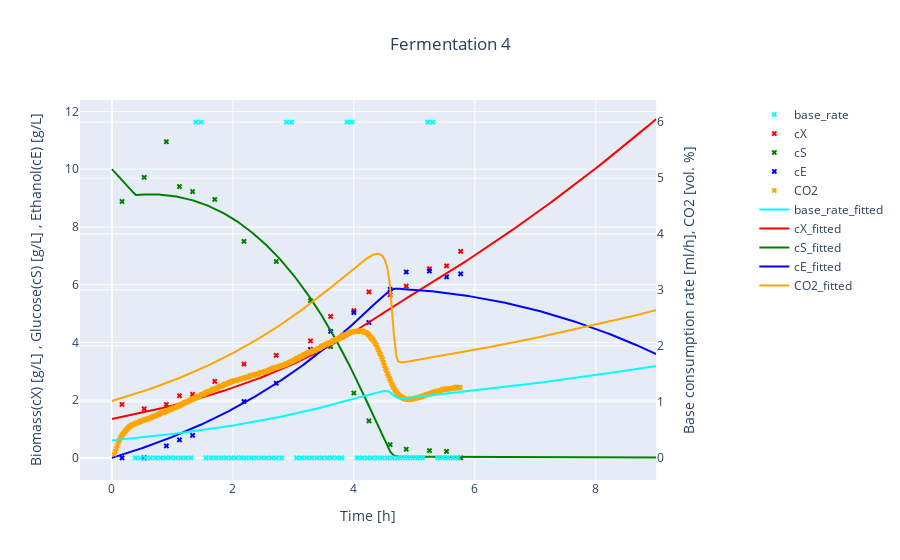
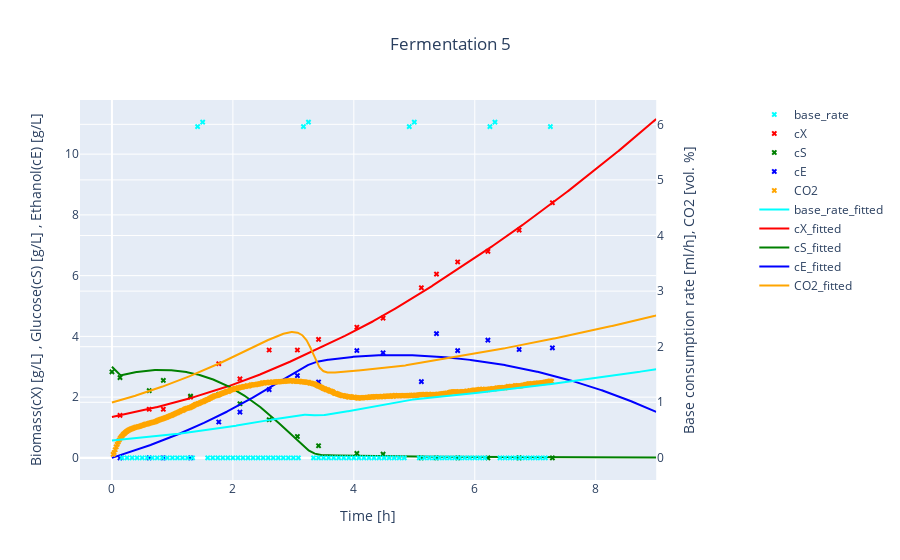
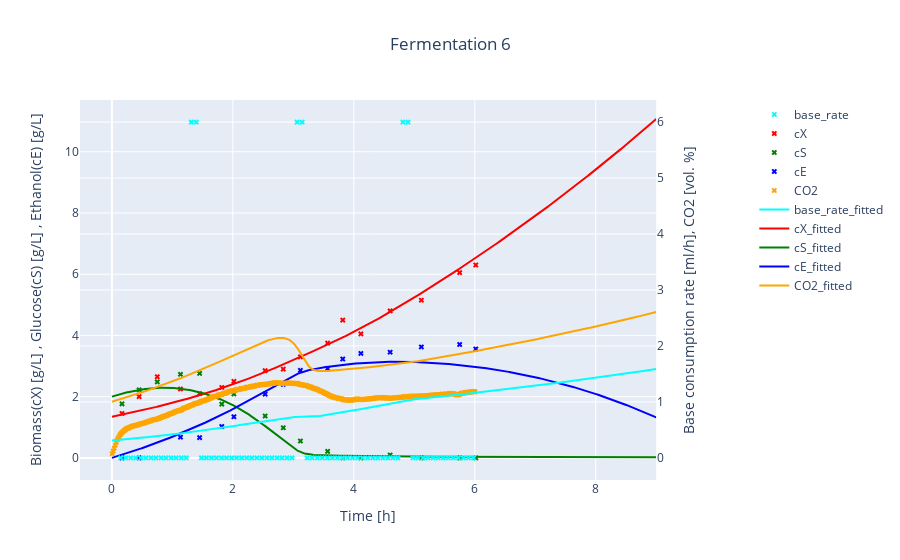
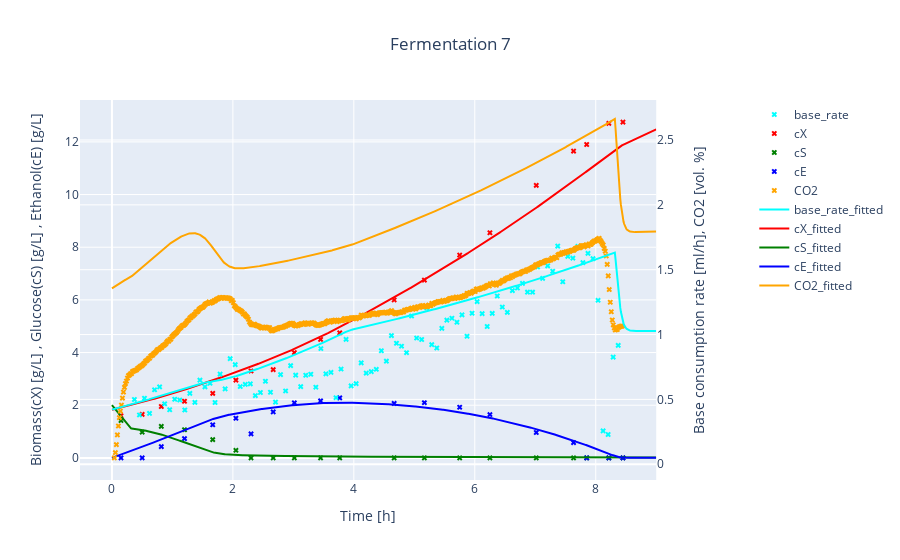

Notebook code for these charts, in order:
### Code cell
#show results for all variables
line_markers = "lines+markers"
line = "lines"
markers = "markers"
dict_longnames = {"ferm4" : "Fermentation 4", "ferm5" : "Fermentation 5", "ferm6" : "Fermentation 6", "ferm7" : "Fermentation 7", "ferm8" : "Fermentation 8"}

color_dict = {"base_rate" : "cyan", "cX" : "red", "cS" : "green", "cE" : "blue", "CO2" : "orange"}


for ferm, df_list in datasets_dict_original.items():
    fig = make_subplots( specs=[[{"secondary_y": True}]])

    for df_dat in df_list:
        
        for column in df_dat:
            secondary_y_flag = column  in ["base_rate", "CO2"]

            fig.add_trace(go.Scatter(x= df_dat.index, y= df_dat[column], name= column, mode = markers, marker = dict(color = color_dict[column], size = 5, symbol = "x")), secondary_y=secondary_y_flag)


    #fit data add
    fig.add_trace( 
        go.Scatter(x= t_sim, y= fit_dict[ferm]["base_rate"], name= "base_rate_fitted", mode = line, marker = dict(color = "cyan")), 
        secondary_y=True,) #"steelblue"
    
    fig.add_trace( 
        go.Scatter(x= t_sim, y= fit_dict[ferm]["cX"], name= "cX_fitted", mode = line, marker = dict(color = "red")), 
        secondary_y=False,) #"crimson"
    
    fig.add_trace( 
        go.Scatter(x= t_sim, y= fit_dict[ferm]["cS"], name= "cS_fitted", mode = line, marker = dict(color = "green")), 
        secondary_y=False,) #"darkgreen"
    

    fig.add_trace( 
        go.Scatter(x= t_sim, y= fit_dict[ferm]["cE"], name= "cE_fitted", mode = line, marker = dict(color = "blue")), 
        secondary_y=False,) #"aquamarine"
    

    fig.add_trace( 
        go.Scatter(x= t_sim, y= fit_dict[ferm]["CO2"], name= "CO2_fitted", mode = line, marker = dict(color = "orange")), 
        secondary_y=True,) #"darkorange"

    fig.update_yaxes(title_text="Biomass(cX) [g/L] , Glucose(cS) [g/L] , Ethanol(cE) [g/L]", secondary_y=False , title_standoff = 20 )
    fig.update_yaxes(title_text="Base consumption rate [ml/h], CO2 [vol. %]", secondary_y=True, title_standoff = 20)
    fig.update_xaxes(title_text= "Time [h]")
    fig.update_layout(title_text = dict_longnames[ferm], title_x=0.5)     
    
    fig.update_layout(legend=dict(x = 1.1))
            
    fig.show()

### Figure 1 — Plotly figure (JSON) as saved in the notebook; plotly's stock layout.template omitted (floating-point values rounded to 4 significant figures; data arrays with more than 128 entries replaced by an {"elided": "..."} marker saying what was removed)
{"data": [{"marker": {"color": "cyan", "size": 5, "symbol": "x"}, "mode": "markers", "name": "base_rate", "type": "scatter", "x": [0.3039, 0.3872, 0.4706, 0.5539, 0.6372, 0.7206, 0.8039, 0.8872, 0.9706, 1.054, 1.137, 1.221, 1.304, 1.387, 1.471, 1.554, 1.637, 1.721, 1.804, 1.887, 1.971, 2.054, 2.137, 2.221, 2.304, 2.387, 2.471, 2.554, 2.637, 2.721, 2.804, 2.887, 2.971, 3.054, 3.137, 3.221, 3.304, 3.387, 3.471, 3.554, 3.637, 3.721, 3.804, 3.887, 3.971, 4.054, 4.137, 4.221, 4.304, 4.387, 4.471, 4.554, 4.637, 4.721, 4.804, 4.887, 4.971, 5.054, 5.137, 5.221, 5.304, 5.387, 5.471, 5.554, 5.637, 5.721], "xaxis": "x", "y": [null, 0, 0, 0, 0, 0, 0, 0, 0, 0, 0, 0, 0, 6.0, 6.0, 0, 0, 0, 0, 0, 0, 0, 0, 0, 0, 0, 0, 0, 0, 0, 0, 6.0, 6.0, 0, 0, 0, 0, 0, 0, 0, 0, 0, 0, 6.0, 6.0, 0, 0, 0, 0, 0, 0, 0, 0, 0, 0, 0, 0, 0, 0, 6.0, 6.0, 0, 0, 0, 0, 0], "yaxis": "y2"}, {"marker": {"color": "red", "size": 5, "symbol": "x"}, "mode": "markers", "name": "cX", "type": "scatter", "x": [0, 0.1667, 0.5333, 0.9, 1.117, 1.333, 1.7, 2.183, 2.717, 3.283, 3.617, 4, 4.25, 4.6, 4.867, 5.25, 5.533, 5.767], "xaxis": "x", "y": [null, 1.85, 1.7, 1.85, 2.15, 2.2, 2.65, 3.25, 3.55, 4.05, 4.9, 5.1, 5.75, 5.65, 5.95, 6.55, 6.65, 7.15], "yaxis": "y"}, {"marker": {"color": "green", "size": 5, "symbol": "x"}, "mode": "markers", "name": "cS", "type": "scatter", "x": [0, 0.1667, 0.5333, 0.9, 1.117, 1.333, 1.7, 2.183, 2.717, 3.283, 3.617, 4, 4.25, 4.6, 4.867, 5.25, 5.533, 5.767], "xaxis": "x", "y": [null, 8.879, 9.714, 10.95, 9.394, 9.222, 8.95, 7.498, 6.802, 5.449, 3.853, 2.245, 1.281, 0.4575, 0.2988, 0.2528, 0.223, 0], "yaxis": "y"}, {"marker": {"color": "blue", "size": 5, "symbol": "x"}, "mode": "markers", "name": "cE", "type": "scatter", "x": [0, 0.1667, 0.5333, 0.9, 1.117, 1.333, 1.7, 2.183, 2.717, 3.283, 3.617, 4, 4.25, 4.6, 4.867, 5.25, 5.533, 5.767], "xaxis": "x", "y": [null, 0, 0, 0.4172, 0.6247, 0.7807, null, 1.953, 2.585, 3.759, 4.379, 5.034, 4.689, 5.837, 6.437, 6.472, 6.267, 6.374], "yaxis": "y"}, {"marker": {"color": "orange", "size": 5, "symbol": "x"}, "mode": "markers", "name": "CO2", "type": "scatter", "x": {"elided": "344 float values"}, "xaxis": "x", "y": {"elided": "344 float values"}, "yaxis": "y2"}, {"marker": {"color": "cyan"}, "mode": "lines", "name": "base_rate_fitted", "type": "scatter", "x": {"elided": "1001 float values"}, "xaxis": "x", "y": {"elided": "1001 float values"}, "yaxis": "y2"}, {"marker": {"color": "red"}, "mode": "lines", "name": "cX_fitted", "type": "scatter", "x": {"elided": "1001 float values"}, "xaxis": "x", "y": {"elided": "1001 float values"}, "yaxis": "y"}, {"marker": {"color": "green"}, "mode": "lines", "name": "cS_fitted", "type": "scatter", "x": {"elided": "1001 float values"}, "xaxis": "x", "y": {"elided": "1001 float values"}, "yaxis": "y"}, {"marker": {"color": "blue"}, "mode": "lines", "name": "cE_fitted", "type": "scatter", "x": {"elided": "1001 float values"}, "xaxis": "x", "y": {"elided": "1001 float values"}, "yaxis": "y"}, {"marker": {"color": "orange"}, "mode": "lines", "name": "CO2_fitted", "type": "scatter", "x": {"elided": "1001 float values"}, "xaxis": "x", "y": {"elided": "1001 float values"}, "yaxis": "y2"}], "layout": {"legend": {"x": 1.1}, "title": {"text": "Fermentation 4", "x": 0.5}, "xaxis": {"anchor": "y", "domain": [0, 0.94], "title": {"text": "Time [h]"}}, "yaxis": {"anchor": "x", "domain": [0, 1], "title": {"standoff": 20, "text": "Biomass(cX) [g/L] , Glucose(cS) [g/L] , Ethanol(cE) [g/L]"}}, "yaxis2": {"anchor": "x", "overlaying": "y", "side": "right", "title": {"standoff": 20, "text": "Base consumption rate [ml/h], CO2 [vol. %]"}}}}

### Figure 2 — Plotly figure (JSON) as saved in the notebook; plotly's stock layout.template omitted (floating-point values rounded to 4 significant figures; data arrays with more than 128 entries replaced by an {"elided": "..."} marker saying what was removed)
{"data": [{"marker": {"color": "cyan", "size": 5, "symbol": "x"}, "mode": "markers", "name": "base_rate", "type": "scatter", "x": [0, 0.08333, 0.1667, 0.25, 0.3333, 0.4167, 0.5, 0.5833, 0.6667, 0.75, 0.8333, 0.9167, 1, 1.083, 1.167, 1.25, 1.333, 1.417, 1.5, 1.583, 1.667, 1.75, 1.833, 1.917, 2, 2.083, 2.167, 2.25, 2.333, 2.417, 2.5, 2.583, 2.667, 2.75, 2.833, 2.917, 3, 3.083, 3.167, 3.25, 3.333, 3.417, 3.5, 3.583, 3.667, 3.75, 3.833, 3.917, 4, 4.083, 4.167, 4.25, 4.333, 4.417, 4.5, 4.583, 4.667, 4.75, 4.833, 4.917, 5, 5.083, 5.167, 5.25, 5.333, 5.417, 5.5, 5.583, 5.667, 5.75, 5.833, 5.917, 6, 6.083, 6.167, 6.25, 6.333, 6.417, 6.5, 6.583, 6.667, 6.75, 6.833, 6.917, 7, 7.083, 7.167, 7.25], "xaxis": "x", "y": [null, null, 0, 0, 0, 0, 0, 0, 0, 0, 0, 0, 0, 0, 0, 0, 0, 5.96, 6.04, 6.652e-05, 0, 0, 0, 0, 0, 0, 0, 0, 0, 0, 0, 0, 0, 0, 0, 0, 0, 0, 5.96, 6.04, 6.723e-05, 0, 0, 0, 0, 0, 0, 0, 0, 0, 0, 0, 0, 0, 0, 0, 0, 0, 0, 5.96, 6.04, 6.58e-05, 0, 0, 0, 0, 0, 0, 0, 0, 0, 0, 0, 0, 0, 5.96, 6.04, 6.58e-05, 0, 0, 0, 0, 0, 0, 0, 0, 0, 5.96], "yaxis": "y2"}, {"marker": {"color": "red", "size": 5, "symbol": "x"}, "mode": "markers", "name": "cX", "type": "scatter", "x": [0, 0.1333, 0.6167, 0.85, 1.3, 1.767, 2.117, 2.6, 3.067, 3.417, 4.05, 4.483, 5.117, 5.367, 5.717, 6.217, 6.733, 7.283], "xaxis": "x", "y": [null, 1.4, 1.6, 1.6, 2, 3.1, 2.6, 3.55, 3.55, 3.9, 4.3, 4.6, 5.6, 6.05, 6.45, 6.8, 7.5, 8.4], "yaxis": "y"}, {"marker": {"color": "green", "size": 5, "symbol": "x"}, "mode": "markers", "name": "cS", "type": "scatter", "x": [0, 0.1333, 0.6167, 0.85, 1.3, 1.767, 2.117, 2.6, 3.067, 3.417, 4.05, 4.483, 5.117, 5.367, 5.717, 6.217, 6.733, 7.283], "xaxis": "x", "y": [2.832, 2.643, 2.213, 2.55, 2.034, 2.091, 1.781, 1.256, 0.7038, 0.3995, 0.1465, 0.1218, 0, 0, 0, 0, 0, 0], "yaxis": "y"}, {"marker": {"color": "blue", "size": 5, "symbol": "x"}, "mode": "markers", "name": "cE", "type": "scatter", "x": [0, 0.1333, 0.6167, 0.85, 1.3, 1.767, 2.117, 2.6, 3.067, 3.417, 4.05, 4.483, 5.117, 5.367, 5.717, 6.217, 6.733, 7.283], "xaxis": "x", "y": [null, 0, 0, 0, 0, 1.182, 1.506, 2.246, 2.71, 2.498, 3.533, 3.457, 2.51, 4.089, 3.531, 3.874, 3.568, 3.623], "yaxis": "y"}, {"marker": {"color": "orange", "size": 5, "symbol": "x"}, "mode": "markers", "name": "CO2", "type": "scatter", "x": {"elided": "436 float values"}, "xaxis": "x", "y": {"elided": "436 float values"}, "yaxis": "y2"}, {"marker": {"color": "cyan"}, "mode": "lines", "name": "base_rate_fitted", "type": "scatter", "x": {"elided": "1001 float values"}, "xaxis": "x", "y": {"elided": "1001 float values"}, "yaxis": "y2"}, {"marker": {"color": "red"}, "mode": "lines", "name": "cX_fitted", "type": "scatter", "x": {"elided": "1001 float values"}, "xaxis": "x", "y": {"elided": "1001 float values"}, "yaxis": "y"}, {"marker": {"color": "green"}, "mode": "lines", "name": "cS_fitted", "type": "scatter", "x": {"elided": "1001 float values"}, "xaxis": "x", "y": {"elided": "1001 float values"}, "yaxis": "y"}, {"marker": {"color": "blue"}, "mode": "lines", "name": "cE_fitted", "type": "scatter", "x": {"elided": "1001 float values"}, "xaxis": "x", "y": {"elided": "1001 float values"}, "yaxis": "y"}, {"marker": {"color": "orange"}, "mode": "lines", "name": "CO2_fitted", "type": "scatter", "x": {"elided": "1001 float values"}, "xaxis": "x", "y": {"elided": "1001 float values"}, "yaxis": "y2"}], "layout": {"legend": {"x": 1.1}, "title": {"text": "Fermentation 5", "x": 0.5}, "xaxis": {"anchor": "y", "domain": [0, 0.94], "title": {"text": "Time [h]"}}, "yaxis": {"anchor": "x", "domain": [0, 1], "title": {"standoff": 20, "text": "Biomass(cX) [g/L] , Glucose(cS) [g/L] , Ethanol(cE) [g/L]"}}, "yaxis2": {"anchor": "x", "overlaying": "y", "side": "right", "title": {"standoff": 20, "text": "Base consumption rate [ml/h], CO2 [vol. %]"}}}}

### Figure 3 — Plotly figure (JSON) as saved in the notebook; plotly's stock layout.template omitted (floating-point values rounded to 4 significant figures; data arrays with more than 128 entries replaced by an {"elided": "..."} marker saying what was removed)
{"data": [{"marker": {"color": "cyan", "size": 5, "symbol": "x"}, "mode": "markers", "name": "base_rate", "type": "scatter", "x": [0.06194, 0.1453, 0.2286, 0.3119, 0.3953, 0.4786, 0.5619, 0.6453, 0.7286, 0.8119, 0.8953, 0.9786, 1.062, 1.145, 1.229, 1.312, 1.395, 1.479, 1.562, 1.645, 1.729, 1.812, 1.895, 1.979, 2.062, 2.145, 2.229, 2.312, 2.395, 2.479, 2.562, 2.645, 2.729, 2.812, 2.895, 2.979, 3.062, 3.145, 3.229, 3.312, 3.395, 3.479, 3.562, 3.645, 3.729, 3.812, 3.895, 3.979, 4.062, 4.145, 4.229, 4.312, 4.395, 4.479, 4.562, 4.645, 4.729, 4.812, 4.895, 4.979, 5.062, 5.145, 5.229, 5.312, 5.395, 5.479, 5.562, 5.645, 5.729, 5.812, 5.895, 5.979], "xaxis": "x", "y": [null, 0, 0, 0, 0, 0, 0, 0, 0, 0, 0, 0, 0, 0, 0, 6.0, 6.0, 0, 0, 0, 0, 0, 0, 0, 0, 0, 0, 0, 0, 0, 0, 0, 0, 0, 0, 0, 6.0, 6.0, 0, 0, 0, 0, 0, 0, 0, 0, 0, 0, 0, 0, 0, 0, 0, 0, 0, 0, 0, 6.0, 6.0, 0, 0, 0, 0, 0, 0, 0, 0, 0, 0, 0, 0, 0], "yaxis": "y2"}, {"marker": {"color": "red", "size": 5, "symbol": "x"}, "mode": "markers", "name": "cX", "type": "scatter", "x": [0, 0.1667, 0.45, 0.75, 1.133, 1.45, 1.817, 2.017, 2.533, 2.833, 3.117, 3.567, 3.817, 4.117, 4.6, 5.117, 5.75, 6.017], "xaxis": "x", "y": [null, 1.45, 2, 2.65, 2.25, 2.1, 2.3, 2.5, 2.85, 2.9, 3.3, 3.75, 4.5, 4.05, 4.8, 5.15, 6.05, 6.3], "yaxis": "y"}, {"marker": {"color": "green", "size": 5, "symbol": "x"}, "mode": "markers", "name": "cS", "type": "scatter", "x": [0, 0.1667, 0.45, 0.75, 1.133, 1.45, 1.817, 2.017, 2.533, 2.833, 3.117, 3.567, 3.817, 4.117, 4.6, 5.117, 5.75, 6.017], "xaxis": "x", "y": [null, 1.765, 2.223, 2.481, 2.73, 2.759, 1.754, 2.087, 1.369, 0.9841, 0.5504, 0.2129, 0, 0, 0.09543, 0, 0, 0], "yaxis": "y"}, {"marker": {"color": "blue", "size": 5, "symbol": "x"}, "mode": "markers", "name": "cE", "type": "scatter", "x": [0, 0.1667, 0.45, 0.75, 1.133, 1.45, 1.817, 2.017, 2.533, 2.833, 3.117, 3.567, 3.817, 4.117, 4.6, 5.117, 5.75, 6.017], "xaxis": "x", "y": [null, 0, 0, null, 0.6755, 0.6635, 1.026, 1.343, 2.084, 2.4, 2.859, 2.916, 3.229, 3.411, 3.452, 3.623, 3.703, 3.557], "yaxis": "y"}, {"marker": {"color": "orange", "size": 5, "symbol": "x"}, "mode": "markers", "name": "CO2", "type": "scatter", "x": {"elided": "361 float values"}, "xaxis": "x", "y": {"elided": "361 float values"}, "yaxis": "y2"}, {"marker": {"color": "cyan"}, "mode": "lines", "name": "base_rate_fitted", "type": "scatter", "x": {"elided": "1001 float values"}, "xaxis": "x", "y": {"elided": "1001 float values"}, "yaxis": "y2"}, {"marker": {"color": "red"}, "mode": "lines", "name": "cX_fitted", "type": "scatter", "x": {"elided": "1001 float values"}, "xaxis": "x", "y": {"elided": "1001 float values"}, "yaxis": "y"}, {"marker": {"color": "green"}, "mode": "lines", "name": "cS_fitted", "type": "scatter", "x": {"elided": "1001 float values"}, "xaxis": "x", "y": {"elided": "1001 float values"}, "yaxis": "y"}, {"marker": {"color": "blue"}, "mode": "lines", "name": "cE_fitted", "type": "scatter", "x": {"elided": "1001 float values"}, "xaxis": "x", "y": {"elided": "1001 float values"}, "yaxis": "y"}, {"marker": {"color": "orange"}, "mode": "lines", "name": "CO2_fitted", "type": "scatter", "x": {"elided": "1001 float values"}, "xaxis": "x", "y": {"elided": "1001 float values"}, "yaxis": "y2"}], "layout": {"legend": {"x": 1.1}, "title": {"text": "Fermentation 6", "x": 0.5}, "xaxis": {"anchor": "y", "domain": [0, 0.94], "title": {"text": "Time [h]"}}, "yaxis": {"anchor": "x", "domain": [0, 1], "title": {"standoff": 20, "text": "Biomass(cX) [g/L] , Glucose(cS) [g/L] , Ethanol(cE) [g/L]"}}, "yaxis2": {"anchor": "x", "overlaying": "y", "side": "right", "title": {"standoff": 20, "text": "Base consumption rate [ml/h], CO2 [vol. %]"}}}}

### Figure 4 — Plotly figure (JSON) as saved in the notebook; plotly's stock layout.template omitted (floating-point values rounded to 4 significant figures; data arrays with more than 128 entries replaced by an {"elided": "..."} marker saying what was removed)
{"data": [{"marker": {"color": "cyan", "size": 5, "symbol": "x"}, "mode": "markers", "name": "base_rate", "type": "scatter", "x": [0.03833, 0.1217, 0.205, 0.2883, 0.3717, 0.455, 0.5383, 0.6217, 0.705, 0.7883, 0.8717, 0.955, 1.038, 1.122, 1.205, 1.288, 1.372, 1.455, 1.538, 1.622, 1.705, 1.788, 1.872, 1.955, 2.038, 2.122, 2.205, 2.288, 2.372, 2.455, 2.538, 2.622, 2.705, 2.788, 2.872, 2.955, 3.038, 3.122, 3.205, 3.288, 3.372, 3.455, 3.538, 3.622, 3.705, 3.788, 3.872, 3.955, 4.038, 4.122, 4.205, 4.288, 4.372, 4.455, 4.538, 4.622, 4.705, 4.788, 4.872, 4.955, 5.038, 5.122, 5.205, 5.288, 5.372, 5.455, 5.538, 5.622, 5.705, 5.788, 5.872, 5.955, 6.038, 6.122, 6.205, 6.288, 6.372, 6.455, 6.538, 6.622, 6.705, 6.788, 6.872, 6.955, 7.038, 7.122, 7.205, 7.288, 7.372, 7.455, 7.538, 7.622, 7.705, 7.788, 7.872, 7.955, 8.038, 8.122, 8.205, 8.288, 8.372], "xaxis": "x", "y": [null, null, null, null, 0.499, 0.38, 0.509, 0.392, 0.574, 0.596, 0.466, 0.42, 0.501, 0.495, 0.418, 0.546, 0.477, 0.648, 0.597, 0.624, 0.476, 0.695, 0.581, 0.814, 0.768, 0.599, 0.616, 0.62, 0.529, 0.553, 0.64, 0.555, 0.479, 0.691, 0.565, 0.76, 0.687, 0.598, 0.686, 0.694, 0.594, 0.892, 0.697, 0.708, 0.513, 0.734, 0.963, 0.604, 0.621, 0.782, 0.703, 0.714, 0.732, 0.875, 0.795, 0.992, 0.933, 0.91, 0.86, 1.143, 0.973, 0.962, 1.205, 0.922, 0.896, 1.048, 1.111, 1.126, 1.095, 1.152, 0.987, 1.164, 1.254, 1.161, 1.062, 1.163, 1.297, 1.212, 1.171, 1.339, 1.359, 1.395, 1.327, 1.327, 1.521, 1.433, 1.53, 1.488, 1.682, 1.407, 1.603, 1.589, 1.68, 1.554, 1.626, 1.585, 1.264, 0.257, 0.229, 0.826, 0.916], "yaxis": "y2"}, {"marker": {"color": "red", "size": 5, "symbol": "x"}, "mode": "markers", "name": "cX", "type": "scatter", "x": [0, 0.15, 0.5, 0.8167, 1.2, 1.667, 2.05, 2.3, 2.667, 3.017, 3.45, 3.767, 4.667, 5.167, 5.75, 6.25, 7.017, 7.633, 7.85, 8.217, 8.45], "xaxis": "x", "y": [null, 1.6, 1.65, 1.95, 2.15, 2.45, 2.95, 3.3, 3.35, 4, 4.5, 4.75, 6, 6.75, 7.7, 8.55, 10.35, 11.65, 11.9, 12.7, 12.75], "yaxis": "y"}, {"marker": {"color": "green", "size": 5, "symbol": "x"}, "mode": "markers", "name": "cS", "type": "scatter", "x": [0, 0.15, 0.5, 0.8167, 1.2, 1.667, 2.05, 2.3, 2.667, 3.017, 3.45, 3.767, 4.667, 5.167, 5.75, 6.25, 7.017, 7.633, 7.85, 8.217, 8.45], "xaxis": "x", "y": [null, 1.419, 0.9746, 1.198, 1.068, 0.6934, 0.2877, 0, 0, 0, 0, 0, 0, 0, 0, 0, 0, 0, 0, 0, 0], "yaxis": "y"}, {"marker": {"color": "blue", "size": 5, "symbol": "x"}, "mode": "markers", "name": "cE", "type": "scatter", "x": [0, 0.15, 0.5, 0.8167, 1.2, 1.667, 2.05, 2.3, 2.667, 3.017, 3.45, 3.767, 4.667, 5.167, 5.75, 6.25, 7.017, 7.633, 7.85, 8.217, 8.45], "xaxis": "x", "y": [null, 0, 0, 0.428, 0.7334, 1.257, 1.504, 0.9111, 1.747, 2.091, 2.164, 2.277, 2.069, 2.095, 1.923, 1.645, 0.9623, 0.5794, 0, 0, 0], "yaxis": "y"}, {"marker": {"color": "orange", "size": 5, "symbol": "x"}, "mode": "markers", "name": "CO2", "type": "scatter", "x": {"elided": "505 float values"}, "xaxis": "x", "y": {"elided": "505 float values"}, "yaxis": "y2"}, {"marker": {"color": "cyan"}, "mode": "lines", "name": "base_rate_fitted", "type": "scatter", "x": {"elided": "1001 float values"}, "xaxis": "x", "y": {"elided": "1001 float values"}, "yaxis": "y2"}, {"marker": {"color": "red"}, "mode": "lines", "name": "cX_fitted", "type": "scatter", "x": {"elided": "1001 float values"}, "xaxis": "x", "y": {"elided": "1001 float values"}, "yaxis": "y"}, {"marker": {"color": "green"}, "mode": "lines", "name": "cS_fitted", "type": "scatter", "x": {"elided": "1001 float values"}, "xaxis": "x", "y": {"elided": "1001 float values"}, "yaxis": "y"}, {"marker": {"color": "blue"}, "mode": "lines", "name": "cE_fitted", "type": "scatter", "x": {"elided": "1001 float values"}, "xaxis": "x", "y": {"elided": "1001 float values"}, "yaxis": "y"}, {"marker": {"color": "orange"}, "mode": "lines", "name": "CO2_fitted", "type": "scatter", "x": {"elided": "1001 float values"}, "xaxis": "x", "y": {"elided": "1001 float values"}, "yaxis": "y2"}], "layout": {"legend": {"x": 1.1}, "title": {"text": "Fermentation 7", "x": 0.5}, "xaxis": {"anchor": "y", "domain": [0, 0.94], "title": {"text": "Time [h]"}}, "yaxis": {"anchor": "x", "domain": [0, 1], "title": {"standoff": 20, "text": "Biomass(cX) [g/L] , Glucose(cS) [g/L] , Ethanol(cE) [g/L]"}}, "yaxis2": {"anchor": "x", "overlaying": "y", "side": "right", "title": {"standoff": 20, "text": "Base consumption rate [ml/h], CO2 [vol. %]"}}}}
